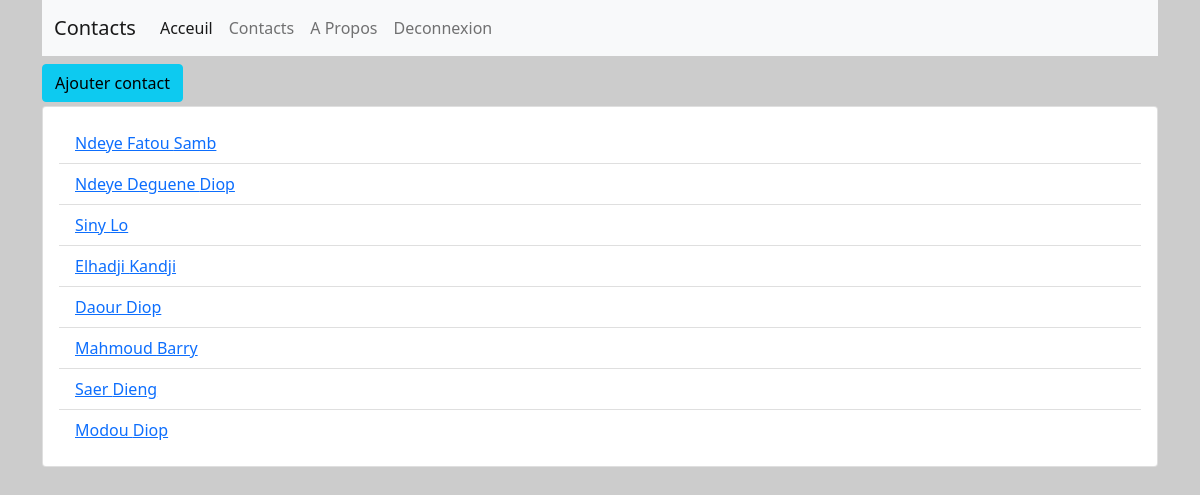
Page /contacts/ (signed in) on the committed database.
### contact/models.py (models this page shows, shortened)
class Contact (models.Model):
    nom = models.CharField(max_length=150)
    prenom = models.CharField(max_length=150)
    telephone =  models.CharField(max_length=150)
    email = models.EmailField(max_length=150, null=True, blank=True)
    date_enregistrement = models.DateTimeField(auto_now_add=True)
    auteur = models.ForeignKey(User, on_delete=CASCADE)
    archive = models.BooleanField(default=True)

### contact/views.py (the view)
# urls.py: path("contacts/", contact_list, name = "contacts"),
@login_required(login_url="/login/")
def contact_list(request):
    user = request.user
    contacts = Contact.objects.filter(auteur=user)
    return render(request,"contacts/contact_list.html", {"contacts": contacts})

### templates/contacts/contact_list.html (shortened to what this page needs)
{% extends 'base.html' %}
{% block contenu %}
<div class="mt-2 mb-1">
    <a href="{% url 'new_contact' %}" class="btn btn-info">Ajouter contact</a>
</div>
    <div class="row">
    <div clas="col-md-6 m-auto">
        <div class="card card-body">
        {% if contacts %}
            <ul class="list-group list-group-flush">
                    {% for contact in contacts %}
                <li class="list-group-item">
                    <a href="{% url 'details' contact.id %}"> {{ contact.prenom }}  {{ contact.nom }}</a>
                </li>
                    {% endfor %}
            </ul>
       {% endif %}
        </div>
    </div>
    </div>
{% endblock  %}

### templates/base.html (shortened to what this page needs)
<!Doctype html>
{% load static %}
<html lang="en">
  <head>
    <link href="https://cdn.jsdelivr.net/npm/bootstrap@5.0.1/dist/css/bootstrap.min.css" rel="stylesheet">
    <link rel="stylesheet" href="{% static 'css/style.css' %}">
  </head>
  <body>
<div class="container">
    {% include "partials/header.html" %}
    {% block contenu %}{% endblock %}
</div>
  </body>
</html>

### templates/partials/header.html (shortened to what this page needs)
<nav class="navbar navbar-expand-lg navbar-light bg-light">
  <div class="container-fluid">
    <a class="navbar-brand" href="{% url 'index' %}">Contacts</a>
    <div class="collapse navbar-collapse" id="navbarSupportedContent">
      <ul class="navbar-nav me-auto mb-2 mb-lg-0">
        <li class="nav-item">
          <a class="nav-link active" aria-current="page" href="{% url 'index' %}">Acceuil</a>
        </li>
        <li class="nav-item">
          <a class="nav-link" href="{% url 'contacts' %}">Contacts</a>
        </li>
        <li class="nav-item">
          <a class="nav-link" href="{% url 'about' %}">A Propos</a>
        </li>
        <li class="nav-item">
        {% if request.user.is_authenticated %}
          <a class="nav-link" href="{% url 'logout' %}">Deconnexion</a>
        {% else %}
          <a class="nav-link" href="{% url 'login' %}">Connexion</a>
        {% endif %}
        </li>
      </ul>
    </div>
  </div>
</nav>

### templates/base.html (style rules this page uses)
body { background-color: #ccc; }

### rows in the picture
Contact: prenom "Ndeye Fatou", nom "Samb"
Contact: prenom "Ndeye Deguene", nom "Diop"
Contact: prenom "Siny", nom "Lo"
Contact: prenom "Elhadji", nom "Kandji"
Contact: prenom "Daour", nom "Diop"
Contact: prenom "Mahmoud", nom "Barry"
Contact: prenom "Saer", nom "Dieng"
Contact: prenom "Modou", nom "Diop"
